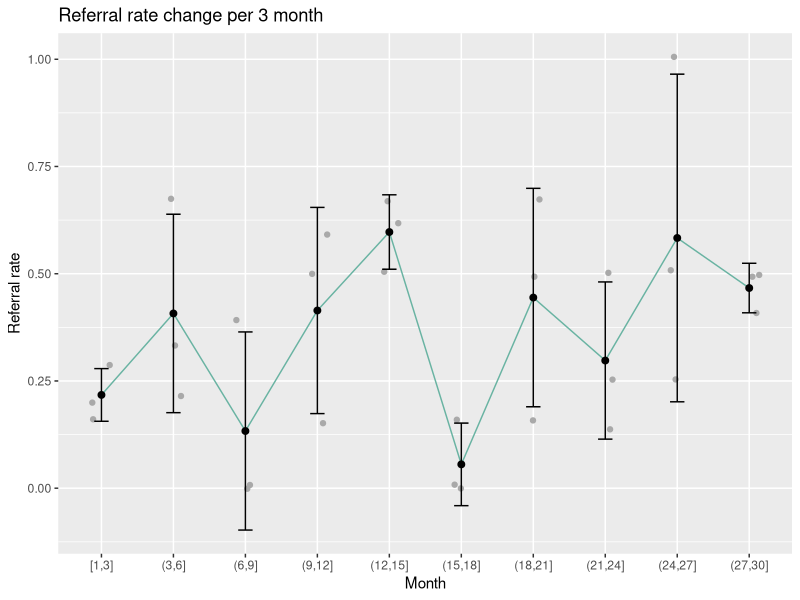
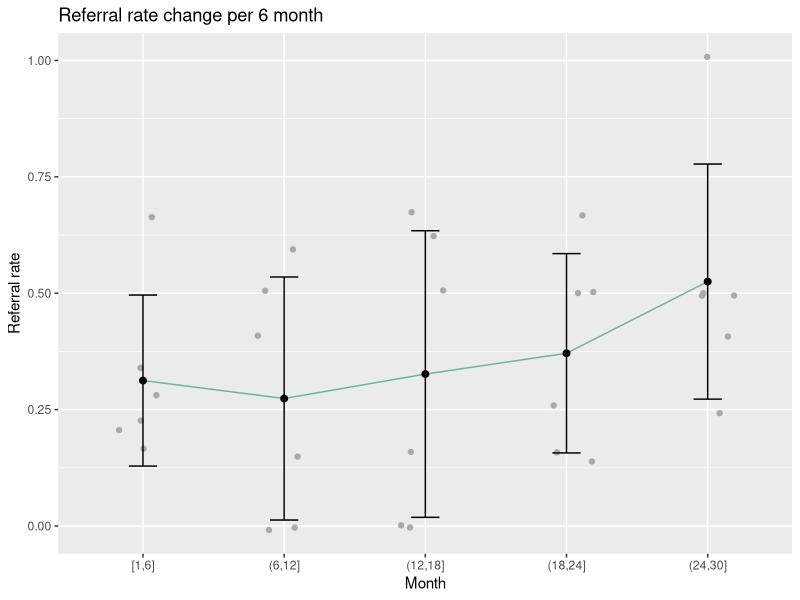

These charts were generated, in order, by the following R code:
## ---- chunk 1
knitr::opts_chunk$set(echo = TRUE)
## ---- chunk 2
#package we use
library(readr)
library(stringr)
library(ggplot2)
library(dplyr)
## ---- chunk 3
#import data
dat <- read_csv('data.csv')
## ---- chunk 4
#second opinion tag 
dat$second_opinion <- str_detect(dat$`Reason No Referral`, pattern = 'second opinion') | str_detect(dat$`Somatic Testing
(y,n,other)`, pattern = 'second opinion')

#number of patients with second opinion
sum(dat$second_opinion)

#the data we will use for the further analysis(exclude patients with second opinion)
dat_1 <- dat[dat$second_opinion == FALSE,]

#referral rate = ordered test / total number
#re-encoding 
dat_1$test <- ifelse(str_detect(dat_1$`Testing Ordered`, pattern = 'yes'), 1, 0)

#referral rate through time 
dat_1$`Initial Appt (#1-30)`[dat_1$`Initial Appt (#1-30)`> 15 & dat_1$`Initial Appt (#1-30)`< 16]  <- 15
dat_1$`Initial Appt (#1-30)`[dat_1$`Initial Appt (#1-30)`> 22 & dat_1$`Initial Appt (#1-30)`< 23]  <- 22

## ---- chunk 5
#referral rate through time 
dat_2 <- dat_1
dat_2$`Initial Appt (#1-30)`[dat_2$`Initial Appt (#1-30)`> 15 & dat_2$`Initial Appt (#1-30)`< 16]  <- 15
dat_2$`Initial Appt (#1-30)`[dat_2$`Initial Appt (#1-30)`> 22 & dat_2$`Initial Appt (#1-30)`< 23]  <- 22

dat_2$cut_3 <- cut(dat_2$`Initial Appt (#1-30)`, c(1, seq(3, 30, by=3)), include.lowest = T) 
dat_2$cut_6 <- cut(dat_2$`Initial Appt (#1-30)`, c(1, seq(6, 30, by=6)), include.lowest = T) 

## ---- chunk 6
dat1 <- dat_2 %>% group_by(`Initial Appt (#1-30)`,cut_3) %>%
  summarize(referral_rate= sum(test)/ n(), cut_3) %>% distinct()

dat2 <- dat1 %>% group_by(cut_3) %>%
 summarise(sd = sd(referral_rate),
          referral_rate = mean(referral_rate))


ggplot(dat1 , aes(x = cut_3, y = referral_rate)) +
  geom_jitter(position = position_jitter(0.15), color = "darkgray") + 
  geom_line(aes(group = 1), color="#69b3a2", data = dat2) +
  geom_errorbar(data = dat2, aes(ymin = referral_rate-sd, ymax =referral_rate+sd), width = 0.2)  +
  geom_point(data = dat2, size = 2) + 
  labs(title="Referral rate change per 3 month", x="Month", y="Referral rate")
## ---- chunk 7
dat_2$cut_6 <- cut(dat_2$`Initial Appt (#1-30)`, c(1, seq(6, 30, by=6)), include.lowest = T) 

dat1 <- dat_2 %>% group_by(`Initial Appt (#1-30)`,cut_6) %>%
  summarize(referral_rate= sum(test)/ n(), cut_6) %>% distinct()

dat2 <- dat1 %>% group_by(cut_6) %>%
 summarise(sd = sd(referral_rate),
          referral_rate = mean(referral_rate))


ggplot(dat1 , aes(x = cut_6, y = referral_rate)) +
  geom_jitter(position = position_jitter(0.2), color = "darkgray") + 
  geom_line(aes(group = 1), data = dat2,  color="#69b3a2") +
  geom_errorbar(data = dat2, aes(ymin = referral_rate-sd, ymax =referral_rate+sd), width = 0.2)  +
  geom_point(data = dat2, size = 2)+ 
   labs(title="Referral rate change per 6 month", x="Month", y="Referral rate")
## ---- chunk 8
#overall referral rate
sum(dat_1$test)/length(dat_1$test)

#referral rate before and after two options
#before
sum(dat_1$test[dat_1$`Initial Appt (#1-30)`<=22.2])/length(dat_1$test[dat_1$`Initial Appt (#1-30)`<=22.2])
#after
sum(dat$test[dat_1$`Initial Appt (#1-30)`>22.2])/length(dat_1$test[dat_1$`Initial Appt (#1-30)`>22.2])

## ---- chunk 9
#before and after two options

nrow(dat_1 %>% filter(`Initial Appt (#1-30)`<= 22.2)) #total patients before
nrow(dat_1 %>% filter(`Initial Appt (#1-30)` > 22.2)) #total patients after

nrow(dat_1 %>% filter(`Initial Appt (#1-30)`<= 22.2& `# Genetics Referrals`>=1)) #total patients who had referrals before 
nrow(dat_1 %>% filter(`Initial Appt (#1-30)`> 22.2& `# Genetics Referrals`>=1) ) #total patients who had referrals after


nrow(dat_1 %>% filter(`Initial Appt (#1-30)`<= 22.2 & `# Genetics Referrals`>=1&`Genetics Appt Scheduled`== 'yes'))#total patients who scheduled the appt before 
nrow(dat_1 %>% filter(`Initial Appt (#1-30)`> 22.2 & `# Genetics Referrals`>=1&`Genetics Appt Scheduled`== 'yes'))#total patients who scheduled the appt after

nrow(dat_1 %>% filter(`Initial Appt (#1-30)`<= 22.2 & `# Genetics Referrals`>=1&`Genetics Appt Scheduled`== 'yes'& `Attended Appt` == 'yes'))#total patients who scheduled the appt before
nrow(dat_1 %>% filter(`Initial Appt (#1-30)`> 22.2 & `# Genetics Referrals`>=1&`Genetics Appt Scheduled`== 'yes'& `Attended Appt` == 'yes'))#total patients who scheduled the appt after

nrow(dat_1 %>% filter(`Initial Appt (#1-30)`<= 22.2 & `# Genetics Referrals`>=1&`Genetics Appt Scheduled`== 'yes'& `Attended Appt` == 'yes'& `Testing Ordered` == 'yes'))#total patients who ordered the test before 
nrow(dat_1 %>% filter(`Initial Appt (#1-30)`> 22.2 & `# Genetics Referrals`>=1&`Genetics Appt Scheduled`== 'yes'& `Attended Appt` == 'yes'& `Testing Ordered` == 'yes'))#total patients who ordered the test after 


nrow(dat_1 %>% filter(`Initial Appt (#1-30)`> 22.2 & `# Genetics Referrals`>=1&`Genetics Appt Scheduled`== 'yes'& `Virtual Offered` %in% c('yes - preference', 'yes - preference (distance)', 'yes'))) # patients who prefered virtual and scheduled the test
nrow(dat_1 %>% filter(`Initial Appt (#1-30)`> 22.2 & `# Genetics Referrals`>=1&`Genetics Appt Scheduled`== 'yes'& `Virtual Offered` %in% c('no', 'no - preference'))) # patients who prefered person and scheduled the test

table(dat_1 %>% filter(`Initial Appt (#1-30)`> 22.2 & `# Genetics Referrals`>=1&`Genetics Appt Scheduled`== 'yes') %>% select(`Virtual Offered`))

nrow(dat_1 %>% filter(`Initial Appt (#1-30)`> 22.2 & `# Genetics Referrals`>=1&`Genetics Appt Scheduled`== 'yes'& `Attended Appt` == 'yes' & `Virtual Offered` %in% c('yes - preference', 'yes - preference (distance)', 'yes'))) # patients who prefered virtual and attended the test
nrow(dat_1 %>% filter(`Initial Appt (#1-30)`> 22.2 & `# Genetics Referrals`>=1&`Genetics Appt Scheduled`== 'yes'& `Attended Appt` == 'yes'& `Virtual Offered` %in% c('no', 'no - preference'))) # patients who prefered person and attended the test

table(dat_1 %>% filter(`Initial Appt (#1-30)`> 22.2 & `# Genetics Referrals`>=1&`Genetics Appt Scheduled`== 'yes'& `Attended Appt` == 'yes') %>% select(`Virtual Offered`))


table(dat_1 %>% filter(`Initial Appt (#1-30)`> 22.2 & `# Genetics Referrals`>=1&`Genetics Appt Scheduled`== 'yes'& `Attended Appt` == 'yes'&`Testing Ordered` == 'yes') %>% select(`Virtual Offered`))
